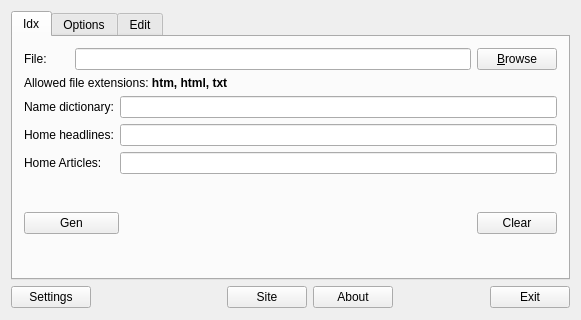
<?xml version="1.0" encoding="UTF-8"?>
<ui version="4.0">
 <class>MainWidget</class>
 <widget class="QWidget" name="MainWidget">
  <property name="geometry">
   <rect>
    <x>0</x>
    <y>0</y>
    <width>581</width>
    <height>320</height>
   </rect>
  </property>
  <property name="windowTitle">
   <string>projectB</string>
  </property>
  <layout class="QGridLayout" name="gridLayout_3">
   <item row="0" column="0">
    <widget class="QTabWidget" name="tabWidget">
     <property name="currentIndex">
      <number>0</number>
     </property>
     <widget class="QWidget" name="tab">
      <attribute name="title">
       <string>Idx</string>
      </attribute>
      <layout class="QGridLayout" name="gridLayout_2">
       <item row="0" column="0">
        <widget class="QLabel" name="label_3">
         <property name="text">
          <string>File:</string>
         </property>
        </widget>
       </item>
       <item row="0" column="1" colspan="2">
        <widget class="QLineEdit" name="LEFile"/>
       </item>
       <item row="0" column="3">
        <widget class="QPushButton" name="pBBrowseFile">
         <property name="text">
          <string>&amp;Browse</string>
         </property>
         <property name="shortcut">
          <string>Ctrl+B, Ctrl+S</string>
         </property>
        </widget>
       </item>
       <item row="1" column="0" colspan="3">
        <widget class="QLabel" name="label_2">
         <property name="text">
          <string>&lt;!DOCTYPE HTML PUBLIC &quot;-//W3C//DTD HTML 4.0//EN&quot; &quot;http://www.w3.org/TR/REC-html40/strict.dtd&quot;&gt;
&lt;html&gt;&lt;head&gt;&lt;meta name=&quot;qrichtext&quot; content=&quot;1&quot; /&gt;&lt;style type=&quot;text/css&quot;&gt;
p, li { white-space: pre-wrap; }
&lt;/style&gt;&lt;/head&gt;&lt;body style=&quot; font-family:'Sans Serif'; font-size:9pt; font-weight:400; font-style:normal;&quot;&gt;
&lt;p style=&quot; margin-top:0px; margin-bottom:0px; margin-left:0px; margin-right:0px; -qt-block-indent:0; text-indent:0px;&quot;&gt;Allowed file extensions:&lt;span style=&quot; font-weight:600;&quot;&gt; htm, html, txt&lt;/span&gt;&lt;/p&gt;&lt;/body&gt;&lt;/html&gt;</string>
         </property>
        </widget>
       </item>
       <item row="2" column="0" colspan="4">
        <layout class="QFormLayout" name="formLayout">
         <item row="0" column="0">
          <widget class="QLabel" name="label_7">
           <property name="text">
            <string>Name dictionary:</string>
           </property>
          </widget>
         </item>
         <item row="0" column="1">
          <widget class="QLineEdit" name="LENameDict"/>
         </item>
         <item row="1" column="0">
          <widget class="QLabel" name="label_4">
           <property name="text">
            <string>Home headlines:</string>
           </property>
          </widget>
         </item>
         <item row="1" column="1">
          <widget class="QLineEdit" name="LEHeadLines"/>
         </item>
         <item row="2" column="0">
          <widget class="QLabel" name="label_5">
           <property name="text">
            <string>Home Articles:</string>
           </property>
          </widget>
         </item>
         <item row="2" column="1">
          <widget class="QLineEdit" name="LEArticles"/>
         </item>
        </layout>
       </item>
       <item row="3" column="0" colspan="2">
        <widget class="QPushButton" name="pBGen">
         <property name="text">
          <string>Gen</string>
         </property>
         <property name="shortcut">
          <string>Ctrl+G</string>
         </property>
        </widget>
       </item>
       <item row="3" column="2">
        <spacer name="verticalSpacer">
         <property name="orientation">
          <enum>Qt::Vertical</enum>
         </property>
         <property name="sizeHint" stdset="0">
          <size>
           <width>346</width>
           <height>74</height>
          </size>
         </property>
        </spacer>
       </item>
       <item row="3" column="3">
        <widget class="QPushButton" name="pBClear">
         <property name="text">
          <string>Clear</string>
         </property>
         <property name="shortcut">
          <string>Ctrl+F</string>
         </property>
        </widget>
       </item>
      </layout>
     </widget>
     <widget class="QWidget" name="tab_3">
      <attribute name="title">
       <string>Options</string>
      </attribute>
      <layout class="QGridLayout" name="gridLayout_4">
       <item row="0" column="0">
        <widget class="QLabel" name="label_8">
         <property name="text">
          <string>Author:</string>
         </property>
        </widget>
       </item>
       <item row="0" column="1">
        <widget class="QLineEdit" name="LEAuthor"/>
       </item>
       <item row="1" column="0">
        <widget class="QLabel" name="label_9">
         <property name="text">
          <string>Version:</string>
         </property>
        </widget>
       </item>
       <item row="1" column="1">
        <widget class="QDoubleSpinBox" name="spinBoxVersion"/>
       </item>
       <item row="2" column="0">
        <widget class="QLabel" name="label_10">
         <property name="text">
          <string>Language:</string>
         </property>
        </widget>
       </item>
       <item row="2" column="1">
        <widget class="QComboBox" name="comBoxLang"/>
       </item>
       <item row="3" column="0">
        <widget class="QLabel" name="label_11">
         <property name="text">
          <string>Type:</string>
         </property>
        </widget>
       </item>
       <item row="3" column="1">
        <widget class="QComboBox" name="comBoxType"/>
       </item>
       <item row="4" column="0">
        <widget class="QLabel" name="label_12">
         <property name="text">
          <string>Description:</string>
         </property>
        </widget>
       </item>
       <item row="4" column="1">
        <widget class="QLineEdit" name="LEDescription"/>
       </item>
       <item row="5" column="0">
        <widget class="QLabel" name="label_13">
         <property name="text">
          <string>Copyright:</string>
         </property>
        </widget>
       </item>
       <item row="5" column="1">
        <widget class="QLineEdit" name="LECopyright"/>
       </item>
       <item row="6" column="0">
        <widget class="QLabel" name="label_14">
         <property name="text">
          <string>Numbering:</string>
         </property>
        </widget>
       </item>
       <item row="6" column="1">
        <widget class="QLineEdit" name="LENumbering"/>
       </item>
      </layout>
     </widget>
     <widget class="QWidget" name="tab_2">
      <attribute name="title">
       <string>Edit</string>
      </attribute>
      <layout class="QGridLayout" name="gridLayout">
       <item row="0" column="0">
        <widget class="QCheckBox" name="checkBEditOn">
         <property name="text">
          <string>Edit</string>
         </property>
        </widget>
       </item>
       <item row="0" column="1">
        <widget class="QLabel" name="label">
         <property name="text">
          <string>Find:</string>
         </property>
        </widget>
       </item>
       <item row="0" column="2">
        <widget class="QLineEdit" name="LEFind"/>
       </item>
       <item row="0" column="3">
        <widget class="QPushButton" name="pBAddWord">
         <property name="text">
          <string>Add word</string>
         </property>
         <property name="shortcut">
          <string>Ctrl+W</string>
         </property>
        </widget>
       </item>
       <item row="1" column="0" colspan="4">
        <widget class="QTableView" name="tableEdit"/>
       </item>
       <item row="2" column="0" colspan="3">
        <widget class="QLabel" name="label_6">
         <property name="text">
          <string>Editing double click on a word</string>
         </property>
        </widget>
       </item>
      </layout>
     </widget>
    </widget>
   </item>
   <item row="1" column="0">
    <layout class="QHBoxLayout" name="horizontalLayout">
     <item>
      <widget class="QPushButton" name="pBSettings">
       <property name="text">
        <string>Settings</string>
       </property>
       <property name="shortcut">
        <string>Ctrl+H</string>
       </property>
      </widget>
     </item>
     <item>
      <spacer name="horizontalSpacer">
       <property name="orientation">
        <enum>Qt::Horizontal</enum>
       </property>
       <property name="sizeHint" stdset="0">
        <size>
         <width>130</width>
         <height>23</height>
        </size>
       </property>
      </spacer>
     </item>
     <item>
      <widget class="QPushButton" name="pBSiteHome">
       <property name="text">
        <string>Site</string>
       </property>
       <property name="shortcut">
        <string>Ctrl+J</string>
       </property>
      </widget>
     </item>
     <item>
      <widget class="QPushButton" name="pBAbout">
       <property name="text">
        <string>About</string>
       </property>
      </widget>
     </item>
     <item>
      <spacer name="horizontalSpacer_2">
       <property name="orientation">
        <enum>Qt::Horizontal</enum>
       </property>
       <property name="sizeHint" stdset="0">
        <size>
         <width>13</width>
         <height>23</height>
        </size>
       </property>
      </spacer>
     </item>
     <item>
      <widget class="QPushButton" name="pBExit">
       <property name="text">
        <string>Exit</string>
       </property>
       <property name="shortcut">
        <string>Ctrl+Q</string>
       </property>
      </widget>
     </item>
    </layout>
   </item>
  </layout>
 </widget>
 <layoutdefault spacing="6" margin="11"/>
 <resources/>
 <connections/>
</ui>
